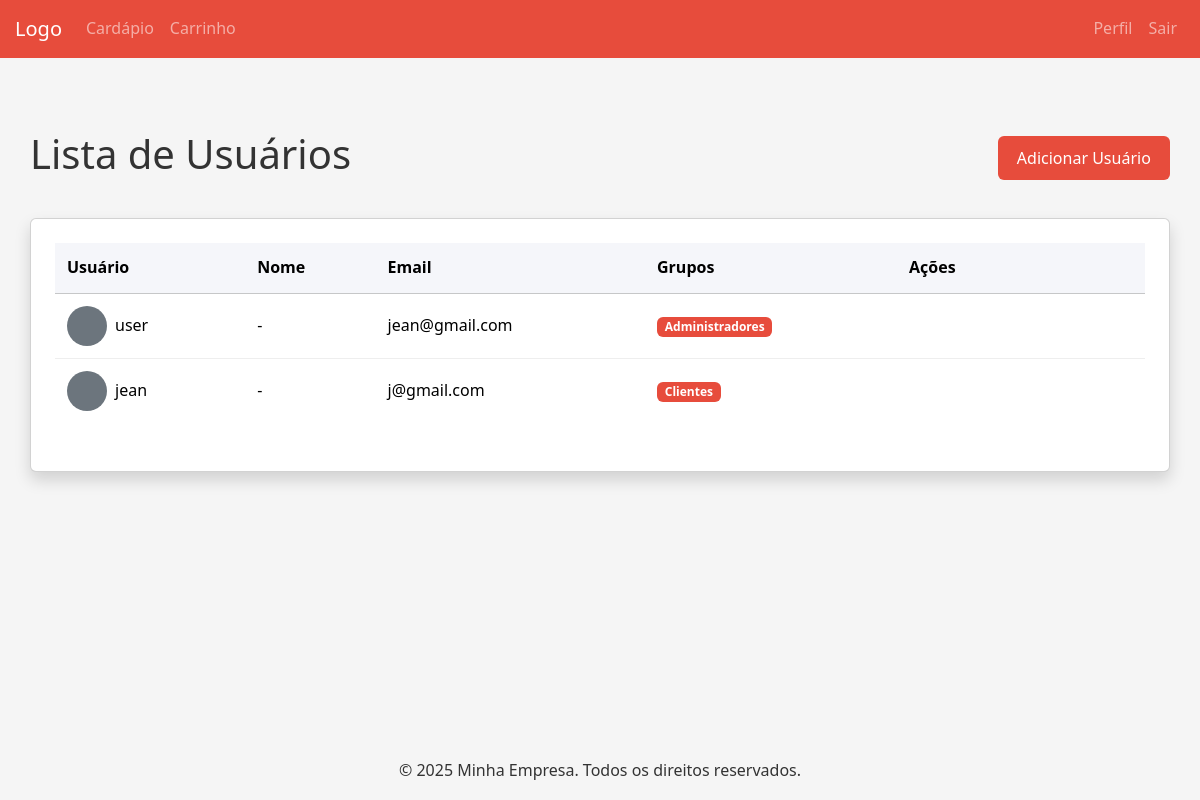
Screenshot of /usuario/usuarios/ (signed in) with the database file from the repository.
### usuario/models.py (models this page shows, shortened)
class Usuario(AbstractUser):
    TIPOS_CLIENTE = [
        ('CLIENTE', 'Cliente'),
        ('ADMINISTRADOR', 'Administrador'),
    ]
    telefone = models.CharField(_('telefone'), max_length=15, blank=True)
    email = models.EmailField(_('email address'), unique=True)
    nome = models.CharField(_('nome'), max_length=50, blank=True)
    tipo_cliente = models.CharField(
        max_length=20,
        choices=TIPOS_CLIENTE,
        default='CLIENTE',
    )
    imagem = models.ImageField(
        upload_to='usuarios/',
        blank=True,
        null=True,
        verbose_name='Imagem de Perfil',
        validators=[FileExtensionValidator(allowed_extensions=['jpg', 'jpeg', 'png'])],
    )
    USERNAME_FIELD = 'email'
    REQUIRED_FIELDS = []  # Removemos 'username' pois será gerado automaticamente

### principal/decorators.py (the view)
        def _wrapped_view(request, *args, **kwargs):
            if request.user.groups.filter(name=group_name).exists():
                return view_func(request, *args, **kwargs)
            else:
                messages.error(request, "Você não tem permissão para acessar esta página.")
                return redirect("home")

### usuario/views.py (called while the page is built)
@login_required
@group_required('Administradores')
def listar_usuarios(request):
    usuarios = Usuario.objects.all().order_by('nome')
    return render(request, 'usuario/listUser.html', {
        'usuarios': usuarios,
        'titulo': 'Lista de Usuários'
    })

### templates/usuario/listUser.html (shortened to what this page needs)
{% extends 'base.html' %}
{% load static %}
{% block content %}
<div class="container my-5">
    <div class="d-flex justify-content-between align-items-center mb-4">
        <h1>{{ titulo }}</h1>
        {% if user.is_superuser %}
        <a href="{% url 'create_usuario' %}" class="btn btn-primary">
             Adicionar Usuário
        </a>
        {% endif %}
    </div>
    <div class="card shadow">
        <div class="card-body">
            <div class="table-responsive">
                <table class="table table-hover">
                    <thead class="table-light">
                        <tr>
                            <th>Usuário</th>
                            <th>Nome</th>
                            <th>Email</th>
                            <th>Grupos</th>
                            <th>Ações</th>
                        </tr>
                    </thead>
                    <tbody>
                        {% for usuario in usuarios %}
                        <tr>
                            <td>
                                <div class="d-flex align-items-center">
                                    {% if usuario.imagem %}
                                    <img src="{{ usuario.imagem.url }}" alt="{{ usuario.username }}"
                                         class="rounded-circle me-2" width="40" height="40">
                                    {% else %}
                                    <div class="rounded-circle bg-secondary me-2 d-flex align-items-center justify-content-center"
                                         style="width: 40px; height: 40px;">
                                    </div>
                                    {% endif %}
                                    {{ usuario.username }}
                                </div>
                            </td>
                            <td>{{ usuario.get_full_name|default:"-" }}</td>
                            <td>{{ usuario.email }}</td>
                            <td>
                                {% for group in usuario.groups.all %}
                                <span class="badge bg-primary">{{ group.name }}</span>
                                {% empty %}
                                <span class="badge bg-secondary">Sem grupo</span>
                                {% endfor %}
                            </td>
                            <td>
                                <div class="btn-group">
                                    <a href="{% url 'remove_usuario' usuario.id %}" class="btn btn-sm btn-outline-primary">
                                    </a>
                                    <a href="{% url 'edit_usuario' usuario.id %}" class="btn btn-sm btn-outline-secondary">
                                    </a>
                                    {% if user.is_superuser and usuario != user %}
                                    <a href="{% url 'remove_usuario' usuario.id %}" class="btn btn-sm btn-outline-danger">
                                    </a>
                                    {% endif %}
                                </div>
                            </td>
                        </tr>
                        {% empty %}
                        <tr>
                            <td colspan="5" class="text-center">Nenhum usuário encontrado</td>
                        </tr>
                        {% endfor %}
                    </tbody>
                </table>
            </div>
        </div>
    </div>
</div>
{% endblock %}

### static/css/style.css (style rules this page uses)
:root { --primary-color: #e74c3c; --primary-hover: #c0392b; --secondary-color: #2ecc71; --secondary-hover: #27ae60; --danger-color: #d63031; --danger-hover: #b71c1c; --light-color: #f5f6fa; --dark-color: #2f3640; --text-color: #333; --border-radius: 6px; --box-shadow: 0 2px 10px rgba(0, 0, 0, 0.1); --transition: all 0.3s ease; }
* { margin: 0; padding: 0; box-sizing: border-box; }
body { font-family: 'Segoe UI', Tahoma, Geneva, Verdana, sans-serif; background-color: #f5f5f5; color: var(--text-color); line-height: 1.6; }
.container { max-width: 1200px; margin: 0 auto; padding: 0 15px; }
.card { background: white; border-radius: var(--border-radius); box-shadow: var(--box-shadow); overflow: hidden; margin-top: 2rem; }
.card-body { padding: 1.5rem; }
.table { width: 100%; border-collapse: collapse; margin-bottom: 1.5rem; }
.table th { background-color: var(--light-color); padding: 0.75rem; text-align: left; font-weight: 600; }
.table td { padding: 0.75rem; border-bottom: 1px solid #eee; vertical-align: middle; }
.table tr:last-child td { border-bottom: none; }
.btn { display: inline-block; padding: 0.6rem 1.2rem; font-size: 1rem; font-weight: 500; text-align: center; border: none; border-radius: var(--border-radius); cursor: pointer; transition: var(--transition); text-decoration: none; }
.btn-primary { background-color: var(--primary-color); color: white; }

### templates/base.html (style rules this page uses)
.bg-primary { background-color: #e74c3c !important; }
.btn-primary { background-color: #e74c3c; border-color: #e74c3c; }

### rows the page displays
Usuario: username "user", get_full_name "-", email "jean@gmail.com"
Usuario: username "jean", get_full_name "-", email "j@gmail.com"

### other values shown
{{ titulo }} "Lista de Usuários"
{{ group.name }} "Administradores"
{{ group.name }} "Clientes"
